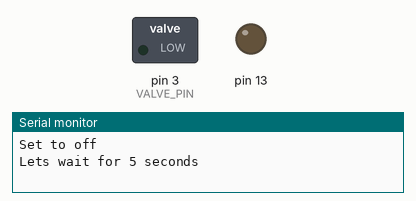
This sketch was run on a simulated Arduino Uno, built with avr-gcc and run on an emulated ATmega328P. Parts: switched loads named in the sketch (green lamp = pin HIGH), output pins drawn as LEDs (lit = HIGH), the last lines printed to the serial monitor.

Above: at 2.5 s.
At 6.5 s:
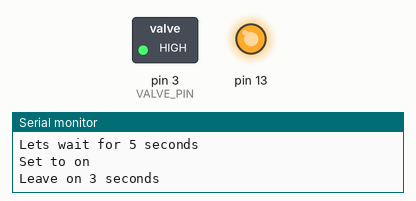
Timing chart, 0 to 10.4 s (numbered marks = the images above):
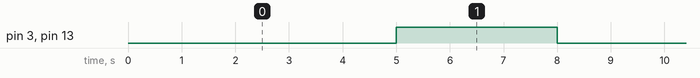

The sketch:

valve_test.ino
```cpp
const short VALVE_PIN = 3;

void setup() {
  // Setting up Serial console
  Serial.begin(57600);

  // put your setup code here, to run once:
  pinMode(VALVE_PIN, OUTPUT);     //Solenoid pin
  digitalWrite(VALVE_PIN, LOW);   //Make sure the valve is off
  pinMode(13, OUTPUT);
}

void loop() {
  // put your main code here, to run repeatedly:
  Serial.println("Set to off");
  digitalWrite(13, LOW);
  digitalWrite(VALVE_PIN, LOW);
  Serial.println("Lets wait for 5 seconds");
  delay(5000);
  Serial.println("Set to on");
  digitalWrite(13, HIGH);
  digitalWrite(VALVE_PIN, HIGH);
  Serial.println("Leave on 3 seconds");
  delay(3000);
}
```

Measured:
- by itself, pin 3 (VALVE_PIN), pin 13: alternates HIGH for 3.0 s and LOW for 5.0 s
